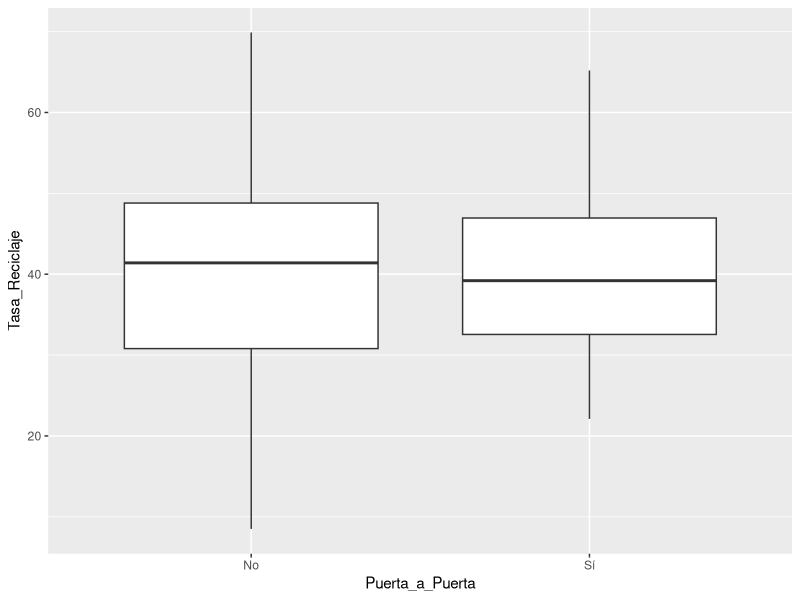

This figure's R source:
## ---- chunk 1
knitr::opts_chunk$set(echo = TRUE)
library("dplyr")
library("knitr")
library("ggplot2")
## ---- chunk 2
sostenibles <- read.csv("Municipios_Sostenibles.csv")
## ---- chunk 3
#Espacio para la solución
## ---- chunk 4
tr_sumario <- sostenibles %>%
                summarize(media = mean(Tasa_Reciclaje),
                          mediana = median(Tasa_Reciclaje),
                          Q1 = quantile(Tasa_Reciclaje, prob = .25),
                          Q2 = quantile(Tasa_Reciclaje, prob = .50),
                          Q3 = quantile(Tasa_Reciclaje, prob = .75),
                          desviacion_tipica = sd(Tasa_Reciclaje))
kable(tr_sumario, caption = "Sumario de Tasa_Reciclaje")
## ---- chunk 5
Eficiencia_Coste <- sostenibles$Tasa_Reciclaje / sostenibles$Coste_Gestion_EUR

kable(Eficiencia_Coste[1:5], caption = "Eficiencia Coste de las primeras 5 filas")
## ---- chunk 6
#Espacio para la solución
## ---- chunk 7
ggplot(sostenibles, aes(x = Puerta_a_Puerta, y = Tasa_Reciclaje)) +
  geom_boxplot()
## ---- chunk 8
#Espacio para la solución
## ---- chunk 9
#Espacio para la solución
## ---- chunk 10
#Espacio para la solución
